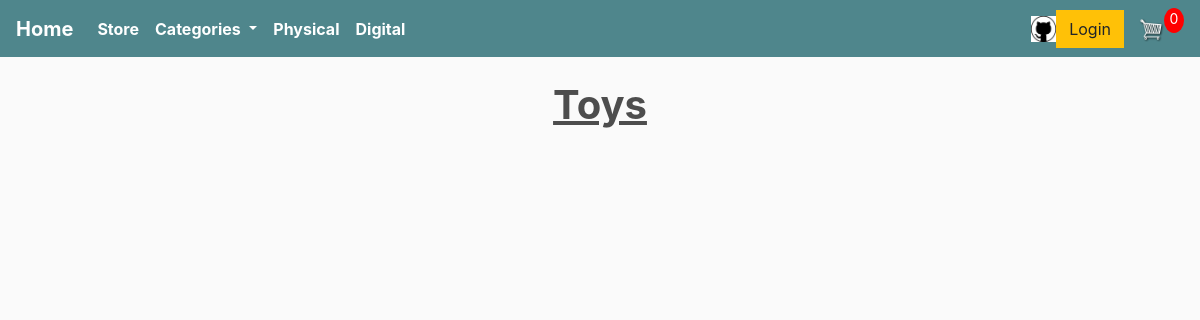
Page /toys/ on the earlier database version.
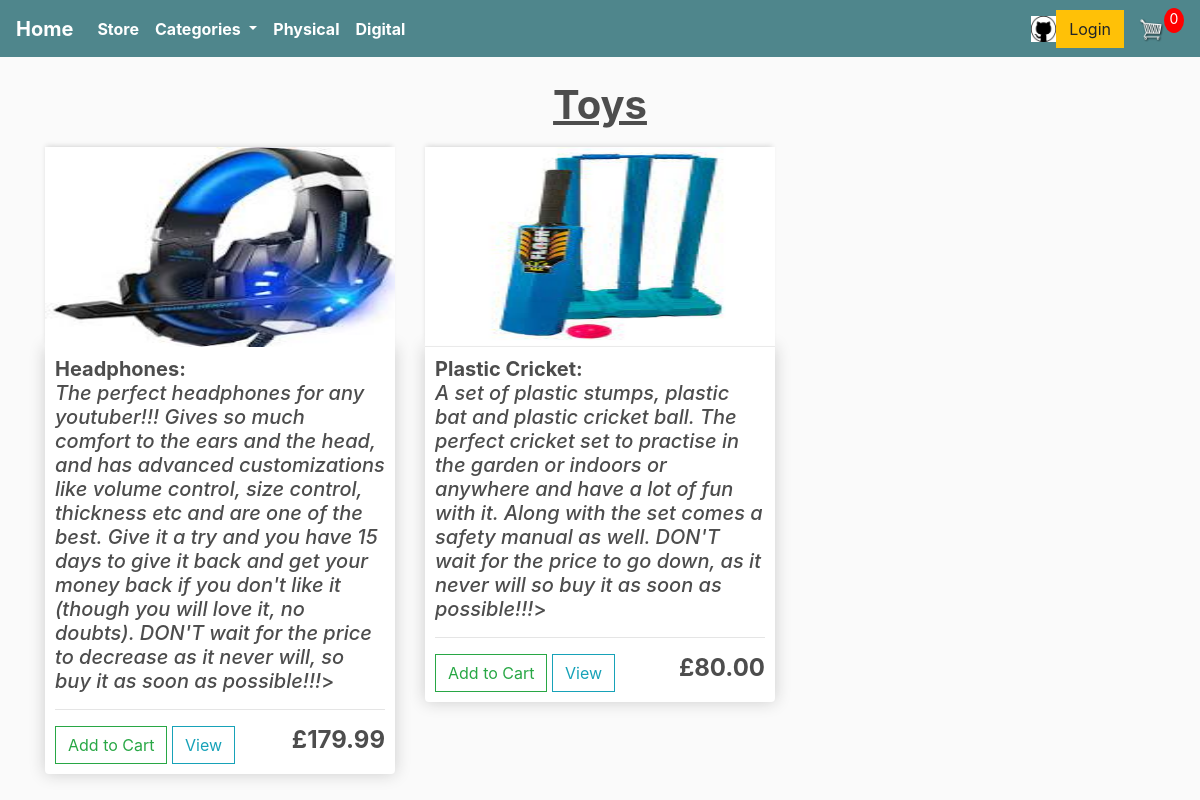
Same page on the later database version.
### store/models.py (models this page shows, shortened)
class Product(models.Model):
    name = models.CharField(max_length=20, null=True)
    price = models.DecimalField(max_digits=6, decimal_places=2)
    digital = models.BooleanField(default=False, null=True, blank=True)
    category = models.CharField(max_length=30, null=True)
    second_category = models.CharField(max_length=30, null=True, blank=True)
    image = models.ImageField(null=True, blank=True)
    description = models.TextField(max_length=1000, null=True)
    @property
    def imageURL(self):
        try:
            url = self.image.url
        except:
            url = ''
        return url

### store/views.py (the view)
# urls.py: path('toys/', views.toys, name="toys"),
def toys(request):
    data = cartData(request)
    cartItems = data['cartItems']
    products = Product.objects.all()
    context = {'products': products, 'cartItems': cartItems}
    return render(request, 'store/toys.html', context)

### store/utils.py (called while the page is built, shortened)
def cookieCart(request):
    try:
        cart = json.loads(request.COOKIES['cart'])
    except:
        cart = {}
    print("Cart:", cart)
    items = []
    order = {'get_cart_total': 0, 'get_cart_items': 0, 'shipping': False}
    cartItems = order['get_cart_items']
    return {'cartItems': cartItems, 'order': order, 'items': items}

def cartData(request):
    if request.user.is_authenticated:
        customer = request.user.customer
        order, created = Order.objects.get_or_create(customer=customer, complete=False)
        items = order.orderitem_set.all()
        cartItems = order.get_cart_items
    else:
        cookieData = cookieCart(request)
        cartItems = cookieData['cartItems']
        order = cookieData['order']
        items = cookieData['items']
    return {'cartItems': cartItems, 'order': order, 'items': items}

### store/templates/store/toys.html
{% extends 'store/main.html' %}
{% load static %}
{% block content %}
    <h1><strong><u><center>Toys</center></u></strong></h1>
    <div class="row">
        {% for product in products %}
            {% if product.category == 'Toys' or product.second_category == 'Toys' %}
                <div class="col-lg-4">
                    <img class="thumbnail" src="{{product.imageURL}}">
                    <div class="box-element product">
                        <h5><strong>{{product.name}}:</strong> <br /><i>{{product.description}}</i>></h5>
                        <hr>
                        <button data-product="{{product.id}}" data-action="add"
                                class="btn btn-outline-success add-btn update-cart">Add to Cart</button>
                        <a class="btn btn-outline-info" href="{{product.imageURL}}" target="_blank">View</a>
                        <h4 style="display: inline-block; float: right"><strong>£{{product.price}}</strong></h4>
                  </div>
                </div>
            {% endif %}
        {% endfor %}
    </div>
{% endblock content %}

Differences in the rows shown:
now on this page (row edited): Product: imageURL (picture), name "Headphones", description "The perfect headphones for any youtuber!!! Gives so much comfort to the ears and the head, and has advanced customizations like volume control, size control, thickness etc and are one of the best. Give it a try and you have 15 days to give it back and get your money back if you don't like it (though you will love it, no doubts). DON'T wait for the price to decrease as it never will, so buy it as soon as possible!!!", price "179.99"
now on this page (row edited): Product: imageURL (picture), name "Plastic Cricket", description "A set of plastic stumps, plastic bat and plastic cricket ball. The perfect cricket set to practise in the garden or indoors or anywhere and have a lot of fun with it. Along with the set comes a safety manual as well. DON'T wait for the price to go down, as it never will so buy it as soon as possible!!!", price "80.00"
